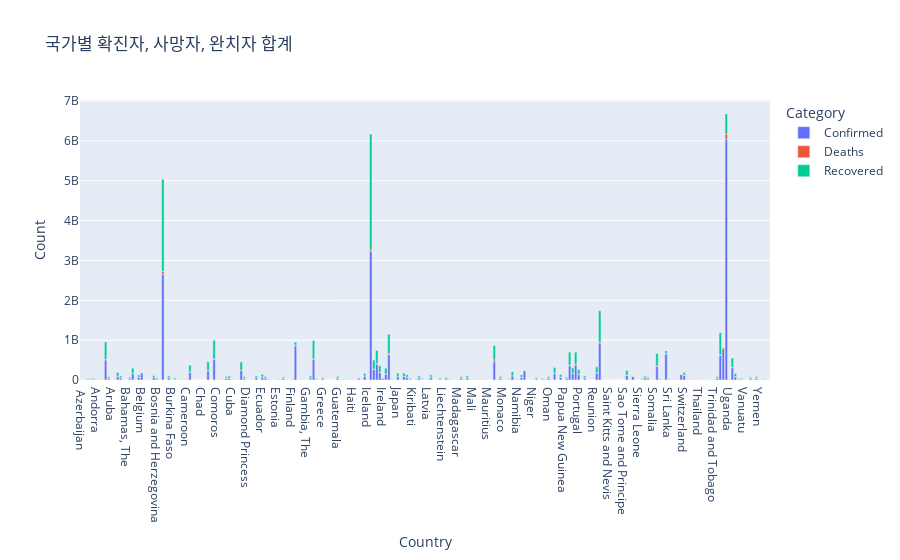

The code cell stored with this chart in its notebook:
### Code cell
fig = px.bar(bar1_wide, x="Country", y=["Confirmed","Deaths","Recovered"],\
             title="국가별 확진자, 사망자, 완치자 합계", labels={"value":"Count", "variable":"Category"})
fig.show()

### Figure 1 — Plotly figure (JSON) as saved in the notebook; plotly's stock layout.template omitted (floating-point values rounded to 4 significant figures; data arrays with more than 128 entries replaced by an {"elided": "..."} marker saying what was removed)
{"data": [{"alignmentgroup": "True", "hovertemplate": "Category=Confirmed<br>Country=%{x}<br>Count=%{y}<extra></extra>", "legendgroup": "Confirmed", "marker": {"color": "#636efa", "pattern": {"shape": ""}}, "name": "Confirmed", "offsetgroup": "Confirmed", "orientation": "v", "showlegend": true, "textposition": "auto", "type": "bar", "x": {"elided": "229 str values"}, "xaxis": "x", "y": {"elided": "229 int values"}, "yaxis": "y"}, {"alignmentgroup": "True", "hovertemplate": "Category=Deaths<br>Country=%{x}<br>Count=%{y}<extra></extra>", "legendgroup": "Deaths", "marker": {"color": "#EF553B", "pattern": {"shape": ""}}, "name": "Deaths", "offsetgroup": "Deaths", "orientation": "v", "showlegend": true, "textposition": "auto", "type": "bar", "x": {"elided": "229 str values"}, "xaxis": "x", "y": {"elided": "229 int values"}, "yaxis": "y"}, {"alignmentgroup": "True", "hovertemplate": "Category=Recovered<br>Country=%{x}<br>Count=%{y}<extra></extra>", "legendgroup": "Recovered", "marker": {"color": "#00cc96", "pattern": {"shape": ""}}, "name": "Recovered", "offsetgroup": "Recovered", "orientation": "v", "showlegend": true, "textposition": "auto", "type": "bar", "x": {"elided": "229 str values"}, "xaxis": "x", "y": {"elided": "229 int values"}, "yaxis": "y"}], "layout": {"barmode": "relative", "legend": {"title": {"text": "Category"}, "tracegroupgap": 0}, "title": {"text": "국가별 확진자, 사망자, 완치자 합계"}, "xaxis": {"anchor": "y", "domain": [0, 1], "title": {"text": "Country"}}, "yaxis": {"anchor": "x", "domain": [0, 1], "title": {"text": "Count"}}}}
